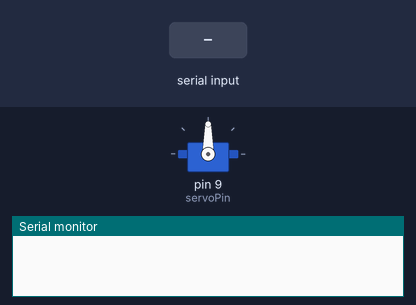
This sketch was run on a simulated Arduino Uno, built with avr-gcc and run on an emulated ATmega328P. Parts: servo, the last lines printed to the serial monitor. The inputs (shaded band) are chosen by the test bench.

Above: at 1.2 s.
1.3 s: "30,150\n" received over Serial
At 2.0 s:
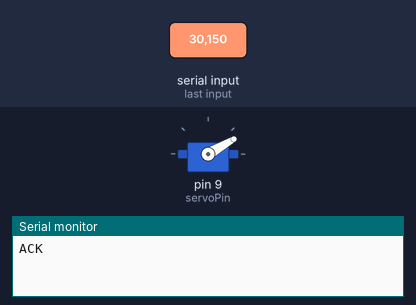
2.8 s: "5\n" received over Serial
At 4.0 s:
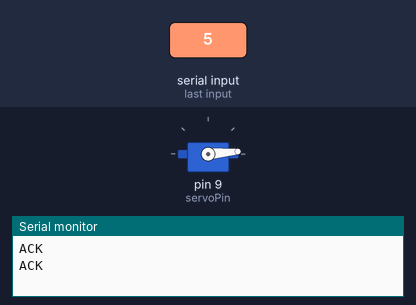
4.3 s: "90,45\n" received over Serial
At 5.4 s:
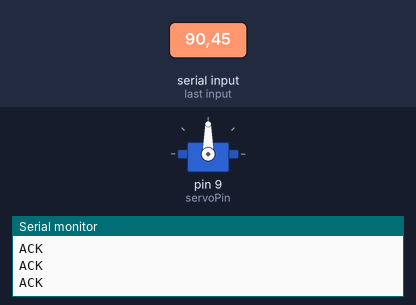
Timing chart, 0 to 7.3 s (numbered marks = the images above; inputs shaded):
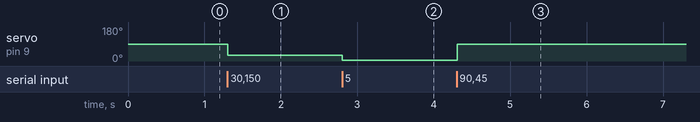

Measured:
- after the input at 1.3 s, servo on pin 9 (servoPin): 90° → 30° at once
- after the input at 2.8 s, servo on pin 9 (servoPin): 30° → 5° at once
- after the input at 4.3 s, servo on pin 9 (servoPin): 5° → 90° at once

The sketch:

Final_1.0.ino
```cpp
#include <Servo.h>

Servo bladeServo;
int servoPin = 9;

void setup() {
  bladeServo.attach(servoPin);
  Serial.begin(9600);
  bladeServo.write(90); // Initialize servo to 90 degrees
}

void loop() {
  if (Serial.available() > 0) {
    String angleInput = Serial.readStringUntil('\n'); // Read until newline
    int angle = angleInput.toInt(); // Convert input to integer
    if (angle >= 0 && angle <= 180) {
      bladeServo.write(angle); // Set the servo to the angle
      Serial.println("ACK"); // Send acknowledgment to Python
    } else {
      Serial.println("ERROR: Angle out of range"); // Error handling
    }
  }
}
```
